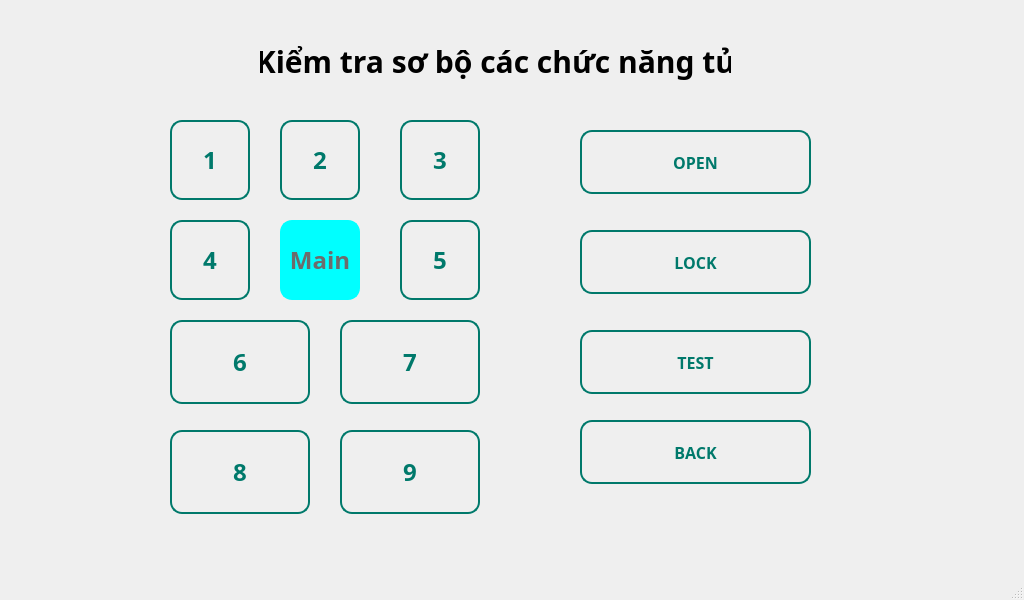
<?xml version="1.0" encoding="UTF-8"?>
<ui version="4.0">
 <class>MainWindow</class>
 <widget class="QMainWindow" name="MainWindow">
  <property name="geometry">
   <rect>
    <x>0</x>
    <y>0</y>
    <width>1024</width>
    <height>600</height>
   </rect>
  </property>
  <property name="windowTitle">
   <string>MainWindow</string>
  </property>
  <widget class="QWidget" name="centralwidget">
   <widget class="QPushButton" name="tu7">
    <property name="geometry">
     <rect>
      <x>340</x>
      <y>320</y>
      <width>140</width>
      <height>84</height>
     </rect>
    </property>
    <property name="minimumSize">
     <size>
      <width>124</width>
      <height>84</height>
     </size>
    </property>
    <property name="font">
     <font>
      <family>Segoe UI,sans-serif</family>
      <pointsize>-1</pointsize>
      <weight>75</weight>
      <bold>true</bold>
     </font>
    </property>
    <property name="styleSheet">
     <string notr="true">QPushButton {
    /* Màu nền trong suốt */
    background-color: transparent;
    color: #00796B; /* Màu chữ chính (Ví dụ: Xanh ngọc) */
    
    /* Font chữ */
    font-family: &quot;Segoe UI&quot;, sans-serif;
    font-size: 24px;
    font-weight: bold;
    
    /* Viền nút */
    border: 2px solid #00796B; /* Viền mỏng */
    border-radius: 12px;
    
    /* Kích thước */
    min-width: 120px;
    min-height: 80px;
}

/* HIỆU ỨNG: Khi chạm vào (Pressed) - Nút sẽ lấp đầy màu */
QPushButton:pressed {
    background-color: #00796B; /* Tô màu nền */
    color: #FFFFFF; /* Đổi chữ thành trắng */
}

/* HIỆU ỨNG: Khi nút đang ở trạng thái được chọn (Selected/Checked) */
/* Cần set setCheckable(True) cho nút trong Python */
QPushButton:checked {
    background-color: #004D40; /* Màu tối hơn */
    color: #FFFFFF;
    border: 2px solid #004D40;
}</string>
    </property>
    <property name="text">
     <string>7</string>
    </property>
   </widget>
   <widget class="QPushButton" name="tu4">
    <property name="geometry">
     <rect>
      <x>170</x>
      <y>220</y>
      <width>80</width>
      <height>80</height>
     </rect>
    </property>
    <property name="font">
     <font>
      <family>Segoe UI,sans-serif</family>
      <pointsize>-1</pointsize>
      <weight>75</weight>
      <bold>true</bold>
     </font>
    </property>
    <property name="styleSheet">
     <string notr="true">QPushButton {
    /* Màu nền trong suốt */
    background-color: transparent;
    color: #00796B; /* Màu chữ chính (Ví dụ: Xanh ngọc) */
    
    /* Font chữ */
    font-family: &quot;Segoe UI&quot;, sans-serif;
    font-size: 24px;
    font-weight: bold;
    
    /* Viền nút */
    border: 2px solid #00796B; /* Viền mỏng */
    border-radius: 12px;
    
    /* Kích thước */
    min-width: 60px;
    min-height: 60px;
}

/* HIỆU ỨNG: Khi chạm vào (Pressed) - Nút sẽ lấp đầy màu */
QPushButton:pressed {
    background-color: #00796B; /* Tô màu nền */
    color: #FFFFFF; /* Đổi chữ thành trắng */
}

/* HIỆU ỨNG: Khi nút đang ở trạng thái được chọn (Selected/Checked) */
/* Cần set setCheckable(True) cho nút trong Python */
QPushButton:checked {
    background-color: #004D40; /* Màu tối hơn */
    color: #FFFFFF;
    border: 2px solid #004D40;
}</string>
    </property>
    <property name="text">
     <string>4</string>
    </property>
   </widget>
   <widget class="QPushButton" name="tu9">
    <property name="geometry">
     <rect>
      <x>340</x>
      <y>430</y>
      <width>140</width>
      <height>84</height>
     </rect>
    </property>
    <property name="minimumSize">
     <size>
      <width>124</width>
      <height>84</height>
     </size>
    </property>
    <property name="font">
     <font>
      <family>Segoe UI,sans-serif</family>
      <pointsize>-1</pointsize>
      <weight>75</weight>
      <bold>true</bold>
     </font>
    </property>
    <property name="styleSheet">
     <string notr="true">QPushButton {
    /* Màu nền trong suốt */
    background-color: transparent;
    color: #00796B; /* Màu chữ chính (Ví dụ: Xanh ngọc) */
    
    /* Font chữ */
    font-family: &quot;Segoe UI&quot;, sans-serif;
    font-size: 24px;
    font-weight: bold;
    
    /* Viền nút */
    border: 2px solid #00796B; /* Viền mỏng */
    border-radius: 12px;
    
    /* Kích thước */
    min-width: 120px;
    min-height: 80px;
}

/* HIỆU ỨNG: Khi chạm vào (Pressed) - Nút sẽ lấp đầy màu */
QPushButton:pressed {
    background-color: #00796B; /* Tô màu nền */
    color: #FFFFFF; /* Đổi chữ thành trắng */
}

/* HIỆU ỨNG: Khi nút đang ở trạng thái được chọn (Selected/Checked) */
/* Cần set setCheckable(True) cho nút trong Python */
QPushButton:checked {
    background-color: #004D40; /* Màu tối hơn */
    color: #FFFFFF;
    border: 2px solid #004D40;
}</string>
    </property>
    <property name="text">
     <string>9</string>
    </property>
   </widget>
   <widget class="QPushButton" name="chon_tu">
    <property name="geometry">
     <rect>
      <x>580</x>
      <y>130</y>
      <width>231</width>
      <height>64</height>
     </rect>
    </property>
    <property name="font">
     <font>
      <family>Segoe UI,sans-serif</family>
      <pointsize>-1</pointsize>
      <weight>75</weight>
      <bold>true</bold>
     </font>
    </property>
    <property name="styleSheet">
     <string notr="true">QPushButton {
    /* Màu nền trong suốt */
    background-color: transparent;
    color: #00796B; /* Màu chữ chính (Ví dụ: Xanh ngọc) */
    
    /* Font chữ */
    font-family: &quot;Segoe UI&quot;, sans-serif;
    font-size: 16px;
    font-weight: bold;
    
    /* Viền nút */
    border: 2px solid #00796B; /* Viền mỏng */
    border-radius: 12px;
    
    /* Kích thước */
    min-width: 60px;
    min-height: 60px;
}

/* HIỆU ỨNG: Khi chạm vào (Pressed) - Nút sẽ lấp đầy màu */
QPushButton:pressed {
    background-color: #00796B; /* Tô màu nền */
    color: #FFFFFF; /* Đổi chữ thành trắng */
}

/* HIỆU ỨNG: Khi nút đang ở trạng thái được chọn (Selected/Checked) */
/* Cần set setCheckable(True) cho nút trong Python */
QPushButton:checked {
    background-color: #004D40; /* Màu tối hơn */
    color: #FFFFFF;
    border: 2px solid #004D40;
}</string>
    </property>
    <property name="text">
     <string>OPEN</string>
    </property>
   </widget>
   <widget class="QPushButton" name="tu8">
    <property name="geometry">
     <rect>
      <x>170</x>
      <y>430</y>
      <width>140</width>
      <height>84</height>
     </rect>
    </property>
    <property name="minimumSize">
     <size>
      <width>124</width>
      <height>84</height>
     </size>
    </property>
    <property name="font">
     <font>
      <family>Segoe UI,sans-serif</family>
      <pointsize>-1</pointsize>
      <weight>75</weight>
      <bold>true</bold>
     </font>
    </property>
    <property name="styleSheet">
     <string notr="true">QPushButton {
    /* Màu nền trong suốt */
    background-color: transparent;
    color: #00796B; /* Màu chữ chính (Ví dụ: Xanh ngọc) */
    
    /* Font chữ */
    font-family: &quot;Segoe UI&quot;, sans-serif;
    font-size: 24px;
    font-weight: bold;
    
    /* Viền nút */
    border: 2px solid #00796B; /* Viền mỏng */
    border-radius: 12px;
    
    /* Kích thước */
    min-width: 120px;
    min-height: 80px;
}

/* HIỆU ỨNG: Khi chạm vào (Pressed) - Nút sẽ lấp đầy màu */
QPushButton:pressed {
    background-color: #00796B; /* Tô màu nền */
    color: #FFFFFF; /* Đổi chữ thành trắng */
}

/* HIỆU ỨNG: Khi nút đang ở trạng thái được chọn (Selected/Checked) */
/* Cần set setCheckable(True) cho nút trong Python */
QPushButton:checked {
    background-color: #004D40; /* Màu tối hơn */
    color: #FFFFFF;
    border: 2px solid #004D40;
}</string>
    </property>
    <property name="text">
     <string>8</string>
    </property>
   </widget>
   <widget class="QPushButton" name="tu3">
    <property name="geometry">
     <rect>
      <x>400</x>
      <y>120</y>
      <width>80</width>
      <height>80</height>
     </rect>
    </property>
    <property name="font">
     <font>
      <family>Segoe UI,sans-serif</family>
      <pointsize>-1</pointsize>
      <weight>75</weight>
      <bold>true</bold>
     </font>
    </property>
    <property name="styleSheet">
     <string notr="true">QPushButton {
    /* Màu nền trong suốt */
    background-color: transparent;
    color: #00796B; /* Màu chữ chính (Ví dụ: Xanh ngọc) */
    
    /* Font chữ */
    font-family: &quot;Segoe UI&quot;, sans-serif;
    font-size: 24px;
    font-weight: bold;
    
    /* Viền nút */
    border: 2px solid #00796B; /* Viền mỏng */
    border-radius: 12px;
    
    /* Kích thước */
    min-width: 60px;
    min-height: 60px;
}

/* HIỆU ỨNG: Khi chạm vào (Pressed) - Nút sẽ lấp đầy màu */
QPushButton:pressed {
    background-color: #00796B; /* Tô màu nền */
    color: #FFFFFF; /* Đổi chữ thành trắng */
}

/* HIỆU ỨNG: Khi nút đang ở trạng thái được chọn (Selected/Checked) */
/* Cần set setCheckable(True) cho nút trong Python */
QPushButton:checked {
    background-color: #004D40; /* Màu tối hơn */
    color: #FFFFFF;
    border: 2px solid #004D40;
}</string>
    </property>
    <property name="text">
     <string>3</string>
    </property>
   </widget>
   <widget class="QPushButton" name="tu6">
    <property name="geometry">
     <rect>
      <x>170</x>
      <y>320</y>
      <width>140</width>
      <height>84</height>
     </rect>
    </property>
    <property name="sizePolicy">
     <sizepolicy hsizetype="Minimum" vsizetype="Fixed">
      <horstretch>0</horstretch>
      <verstretch>0</verstretch>
     </sizepolicy>
    </property>
    <property name="minimumSize">
     <size>
      <width>124</width>
      <height>84</height>
     </size>
    </property>
    <property name="font">
     <font>
      <family>Segoe UI,sans-serif</family>
      <pointsize>-1</pointsize>
      <weight>75</weight>
      <bold>true</bold>
     </font>
    </property>
    <property name="styleSheet">
     <string notr="true">QPushButton {
    /* Màu nền trong suốt */
    background-color: transparent;
    color: #00796B; /* Màu chữ chính (Ví dụ: Xanh ngọc) */
    
    /* Font chữ */
    font-family: &quot;Segoe UI&quot;, sans-serif;
    font-size: 24px;
    font-weight: bold;
    
    /* Viền nút */
    border: 2px solid #00796B; /* Viền mỏng */
    border-radius: 12px;
    
    /* Kích thước */
    min-width: 120px;
    min-height: 80px;
}

/* HIỆU ỨNG: Khi chạm vào (Pressed) - Nút sẽ lấp đầy màu */
QPushButton:pressed {
    background-color: #00796B; /* Tô màu nền */
    color: #FFFFFF; /* Đổi chữ thành trắng */
}

/* HIỆU ỨNG: Khi nút đang ở trạng thái được chọn (Selected/Checked) */
/* Cần set setCheckable(True) cho nút trong Python */
QPushButton:checked {
    background-color: #004D40; /* Màu tối hơn */
    color: #FFFFFF;
    border: 2px solid #004D40;
}</string>
    </property>
    <property name="text">
     <string>6</string>
    </property>
   </widget>
   <widget class="QPushButton" name="tu5">
    <property name="geometry">
     <rect>
      <x>400</x>
      <y>220</y>
      <width>80</width>
      <height>80</height>
     </rect>
    </property>
    <property name="sizePolicy">
     <sizepolicy hsizetype="Minimum" vsizetype="Fixed">
      <horstretch>0</horstretch>
      <verstretch>0</verstretch>
     </sizepolicy>
    </property>
    <property name="minimumSize">
     <size>
      <width>64</width>
      <height>64</height>
     </size>
    </property>
    <property name="font">
     <font>
      <family>Segoe UI,sans-serif</family>
      <pointsize>-1</pointsize>
      <weight>75</weight>
      <bold>true</bold>
     </font>
    </property>
    <property name="styleSheet">
     <string notr="true">QPushButton {
    /* Màu nền trong suốt */
    background-color: transparent;
    color: #00796B; /* Màu chữ chính (Ví dụ: Xanh ngọc) */
    
    /* Font chữ */
    font-family: &quot;Segoe UI&quot;, sans-serif;
    font-size: 24px;
    font-weight: bold;
    
    /* Viền nút */
    border: 2px solid #00796B; /* Viền mỏng */
    border-radius: 12px;
    
    /* Kích thước */
    min-width: 60px;
    min-height: 60px;
}

/* HIỆU ỨNG: Khi chạm vào (Pressed) - Nút sẽ lấp đầy màu */
QPushButton:pressed {
    background-color: #00796B; /* Tô màu nền */
    color: #FFFFFF; /* Đổi chữ thành trắng */
}

/* HIỆU ỨNG: Khi nút đang ở trạng thái được chọn (Selected/Checked) */
/* Cần set setCheckable(True) cho nút trong Python */
QPushButton:checked {
    background-color: #004D40; /* Màu tối hơn */
    color: #FFFFFF;
    border: 2px solid #004D40;
}</string>
    </property>
    <property name="text">
     <string>5</string>
    </property>
   </widget>
   <widget class="QPushButton" name="tu1">
    <property name="geometry">
     <rect>
      <x>170</x>
      <y>120</y>
      <width>80</width>
      <height>80</height>
     </rect>
    </property>
    <property name="font">
     <font>
      <family>Segoe UI,sans-serif</family>
      <pointsize>-1</pointsize>
      <weight>75</weight>
      <bold>true</bold>
     </font>
    </property>
    <property name="styleSheet">
     <string notr="true">QPushButton {
    /* Màu nền trong suốt */
    background-color: transparent;
    color: #00796B; /* Màu chữ chính (Ví dụ: Xanh ngọc) */
    
    /* Font chữ */
    font-family: &quot;Segoe UI&quot;, sans-serif;
    font-size: 24px;
    font-weight: bold;
    
    /* Viền nút */
    border: 2px solid #00796B; /* Viền mỏng */
    border-radius: 12px;
    
    /* Kích thước */
    min-width: 60px;
    min-height: 60px;
}

/* HIỆU ỨNG: Khi chạm vào (Pressed) - Nút sẽ lấp đầy màu */
QPushButton:pressed {
    background-color: #00796B; /* Tô màu nền */
    color: #FFFFFF; /* Đổi chữ thành trắng */
}

/* HIỆU ỨNG: Khi nút đang ở trạng thái được chọn (Selected/Checked) */
/* Cần set setCheckable(True) cho nút trong Python */
QPushButton:checked {
    background-color: #004D40; /* Màu tối hơn */
    color: #FFFFFF;
    border: 2px solid #004D40;
}</string>
    </property>
    <property name="text">
     <string>1</string>
    </property>
   </widget>
   <widget class="QPushButton" name="tu2">
    <property name="geometry">
     <rect>
      <x>280</x>
      <y>120</y>
      <width>80</width>
      <height>80</height>
     </rect>
    </property>
    <property name="font">
     <font>
      <family>Segoe UI,sans-serif</family>
      <pointsize>-1</pointsize>
      <weight>75</weight>
      <bold>true</bold>
     </font>
    </property>
    <property name="styleSheet">
     <string notr="true">QPushButton {
    /* Màu nền trong suốt */
    background-color: transparent;
    color: #00796B; /* Màu chữ chính (Ví dụ: Xanh ngọc) */
    
    /* Font chữ */
    font-family: &quot;Segoe UI&quot;, sans-serif;
    font-size: 24px;
    font-weight: bold;
    
    /* Viền nút */
    border: 2px solid #00796B; /* Viền mỏng */
    border-radius: 12px;
    
    /* Kích thước */
    min-width: 60px;
    min-height: 60px;
}

/* HIỆU ỨNG: Khi chạm vào (Pressed) - Nút sẽ lấp đầy màu */
QPushButton:pressed {
    background-color: #00796B; /* Tô màu nền */
    color: #FFFFFF; /* Đổi chữ thành trắng */
}

/* HIỆU ỨNG: Khi nút đang ở trạng thái được chọn (Selected/Checked) */
/* Cần set setCheckable(True) cho nút trong Python */
QPushButton:checked {
    background-color: #004D40; /* Màu tối hơn */
    color: #FFFFFF;
    border: 2px solid #004D40;
}</string>
    </property>
    <property name="text">
     <string>2</string>
    </property>
   </widget>
   <widget class="QPushButton" name="lock">
    <property name="geometry">
     <rect>
      <x>580</x>
      <y>230</y>
      <width>231</width>
      <height>64</height>
     </rect>
    </property>
    <property name="minimumSize">
     <size>
      <width>64</width>
      <height>64</height>
     </size>
    </property>
    <property name="font">
     <font>
      <family>Segoe UI,sans-serif</family>
      <pointsize>-1</pointsize>
      <weight>75</weight>
      <bold>true</bold>
     </font>
    </property>
    <property name="styleSheet">
     <string notr="true">QPushButton {
    /* Màu nền trong suốt */
    background-color: transparent;
    color: #00796B; /* Màu chữ chính (Ví dụ: Xanh ngọc) */
    
    /* Font chữ */
    font-family: &quot;Segoe UI&quot;, sans-serif;
    font-size: 16px;
    font-weight: bold;
    
    /* Viền nút */
    border: 2px solid #00796B; /* Viền mỏng */
    border-radius: 12px;
    
    /* Kích thước */
    min-width: 60px;
    min-height: 60px;
}

/* HIỆU ỨNG: Khi chạm vào (Pressed) - Nút sẽ lấp đầy màu */
QPushButton:pressed {
    background-color: #00796B; /* Tô màu nền */
    color: #FFFFFF; /* Đổi chữ thành trắng */
}

/* HIỆU ỨNG: Khi nút đang ở trạng thái được chọn (Selected/Checked) */
/* Cần set setCheckable(True) cho nút trong Python */
QPushButton:checked {
    background-color: #004D40; /* Màu tối hơn */
    color: #FFFFFF;
    border: 2px solid #004D40;
}</string>
    </property>
    <property name="text">
     <string>LOCK</string>
    </property>
   </widget>
   <widget class="QPushButton" name="test">
    <property name="geometry">
     <rect>
      <x>580</x>
      <y>330</y>
      <width>231</width>
      <height>64</height>
     </rect>
    </property>
    <property name="minimumSize">
     <size>
      <width>64</width>
      <height>64</height>
     </size>
    </property>
    <property name="font">
     <font>
      <family>Segoe UI,sans-serif</family>
      <pointsize>-1</pointsize>
      <weight>75</weight>
      <bold>true</bold>
     </font>
    </property>
    <property name="styleSheet">
     <string notr="true">QPushButton {
    /* Màu nền trong suốt */
    background-color: transparent;
    color: #00796B; /* Màu chữ chính (Ví dụ: Xanh ngọc) */
    
    /* Font chữ */
    font-family: &quot;Segoe UI&quot;, sans-serif;
    font-size: 16px;
    font-weight: bold;
    
    /* Viền nút */
    border: 2px solid #00796B; /* Viền mỏng */
    border-radius: 12px;
    
    /* Kích thước */
    min-width: 60px;
    min-height: 60px;
}

/* HIỆU ỨNG: Khi chạm vào (Pressed) - Nút sẽ lấp đầy màu */
QPushButton:pressed {
    background-color: #00796B; /* Tô màu nền */
    color: #FFFFFF; /* Đổi chữ thành trắng */
}

/* HIỆU ỨNG: Khi nút đang ở trạng thái được chọn (Selected/Checked) */
/* Cần set setCheckable(True) cho nút trong Python */
QPushButton:checked {
    background-color: #004D40; /* Màu tối hơn */
    color: #FFFFFF;
    border: 2px solid #004D40;
}</string>
    </property>
    <property name="text">
     <string>TEST</string>
    </property>
   </widget>
   <widget class="QPushButton" name="main">
    <property name="geometry">
     <rect>
      <x>280</x>
      <y>220</y>
      <width>80</width>
      <height>80</height>
     </rect>
    </property>
    <property name="font">
     <font>
      <family>Segoe UI,sans-serif</family>
      <pointsize>-1</pointsize>
      <weight>75</weight>
      <bold>true</bold>
     </font>
    </property>
    <property name="styleSheet">
     <string notr="true">QPushButton {
    /* Màu nền trong suốt */
    background-color: #00ffff;
    color:#6c6c6c; /* Màu chữ chính (Ví dụ: Xanh ngọc) */
    
    /* Font chữ */
    font-family: &quot;Segoe UI&quot;, sans-serif;
    font-size: 24px;
    font-weight: bold;
    
    /* Viền nút */
    border: 2px solid #00ffff; /* Viền mỏng */
    border-radius: 12px;
    
    /* Kích thước */
    min-width: 60px;
    min-height: 60px;
}


</string>
    </property>
    <property name="text">
     <string>Main</string>
    </property>
   </widget>
   <widget class="QLabel" name="label_2">
    <property name="geometry">
     <rect>
      <x>260</x>
      <y>30</y>
      <width>471</width>
      <height>61</height>
     </rect>
    </property>
    <property name="font">
     <font>
      <family>Segoe UI,sans-serif</family>
      <pointsize>-1</pointsize>
      <weight>75</weight>
      <bold>true</bold>
     </font>
    </property>
    <property name="styleSheet">
     <string notr="true">    font-family: &quot;Segoe UI&quot;, sans-serif;
    font-size: 30px;
    font-weight: bold;</string>
    </property>
    <property name="text">
     <string>Kiểm tra sơ bộ các chức năng tủ</string>
    </property>
    <property name="alignment">
     <set>Qt::AlignCenter</set>
    </property>
   </widget>
   <widget class="QPushButton" name="back">
    <property name="geometry">
     <rect>
      <x>580</x>
      <y>420</y>
      <width>231</width>
      <height>64</height>
     </rect>
    </property>
    <property name="minimumSize">
     <size>
      <width>64</width>
      <height>64</height>
     </size>
    </property>
    <property name="font">
     <font>
      <family>Segoe UI,sans-serif</family>
      <pointsize>-1</pointsize>
      <weight>75</weight>
      <bold>true</bold>
     </font>
    </property>
    <property name="styleSheet">
     <string notr="true">QPushButton {
    /* Màu nền trong suốt */
    background-color: transparent;
    color: #00796B; /* Màu chữ chính (Ví dụ: Xanh ngọc) */
    
    /* Font chữ */
    font-family: &quot;Segoe UI&quot;, sans-serif;
    font-size: 16px;
    font-weight: bold;
    
    /* Viền nút */
    border: 2px solid #00796B; /* Viền mỏng */
    border-radius: 12px;
    
    /* Kích thước */
    min-width: 60px;
    min-height: 60px;
}

/* HIỆU ỨNG: Khi chạm vào (Pressed) - Nút sẽ lấp đầy màu */
QPushButton:pressed {
    background-color: #00796B; /* Tô màu nền */
    color: #FFFFFF; /* Đổi chữ thành trắng */
}

/* HIỆU ỨNG: Khi nút đang ở trạng thái được chọn (Selected/Checked) */
/* Cần set setCheckable(True) cho nút trong Python */
QPushButton:checked {
    background-color: #004D40; /* Màu tối hơn */
    color: #FFFFFF;
    border: 2px solid #004D40;
}</string>
    </property>
    <property name="text">
     <string>BACK</string>
    </property>
   </widget>
   <widget class="QLabel" name="thong_bao_tu">
    <property name="geometry">
     <rect>
      <x>370</x>
      <y>470</y>
      <width>281</width>
      <height>41</height>
     </rect>
    </property>
    <property name="text">
     <string/>
    </property>
   </widget>
  </widget>
  <widget class="QMenuBar" name="menubar">
   <property name="geometry">
    <rect>
     <x>0</x>
     <y>0</y>
     <width>1024</width>
     <height>26</height>
    </rect>
   </property>
  </widget>
  <widget class="QStatusBar" name="statusbar"/>
 </widget>
 <resources/>
 <connections/>
</ui>
